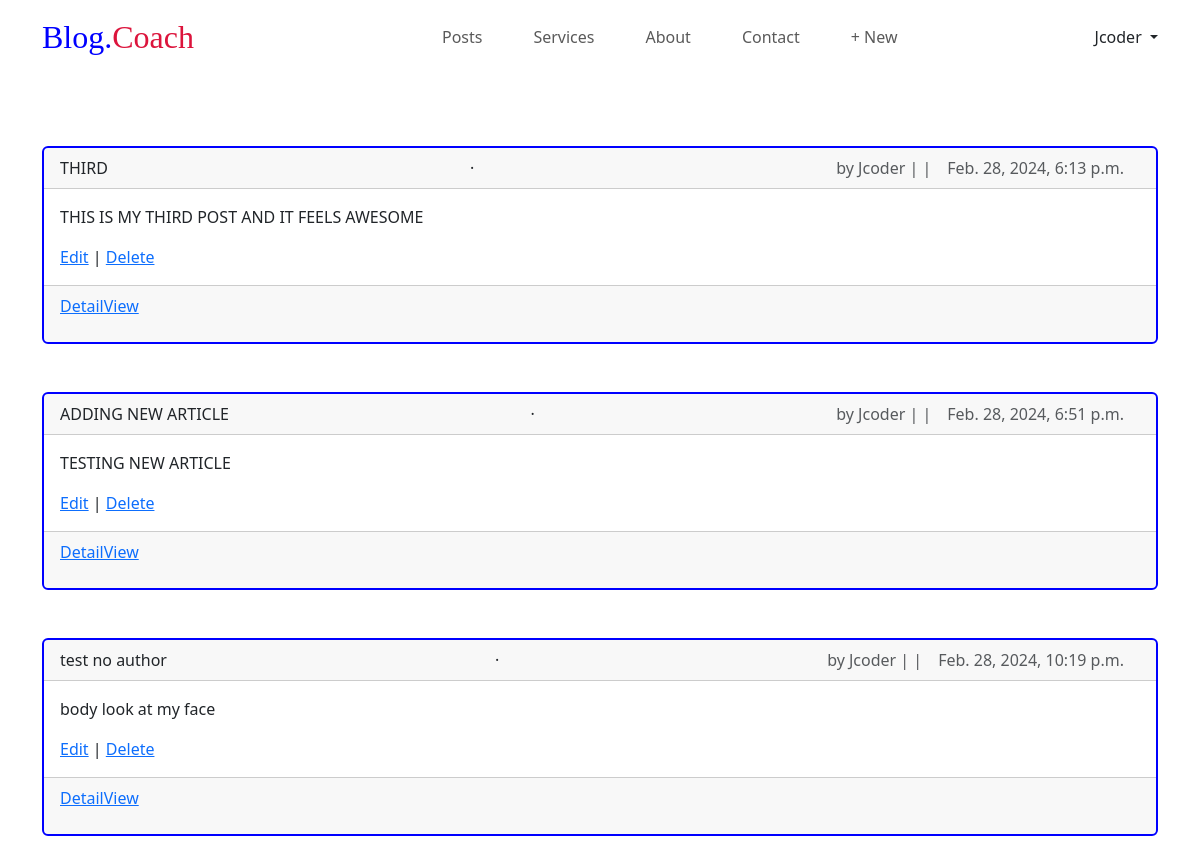
/articles/ (signed in), run on the app's committed database.
### accounts/models.py (models this page shows)
class CustomUser(AbstractUser):
    age = models.PositiveIntegerField(null=True, blank=True)

### Articles/models.py (models this page shows, shortened)
class Article(models.Model):
    title = models.CharField(max_length=255)
    body = models.TextField()
    date = models.DateTimeField(auto_now_add=True)
    author = models.ForeignKey(
        settings.AUTH_USER_MODEL,
        on_delete=models.CASCADE,
    )

### Articles/views.py (the view)
# urls.py: path("", ArticleListView.as_view(), name="article_list"),
class ArticleListView(ListView):
    model = Article
    template_name = "article_list.html"

### templates/article_list.html (shortened to what this page needs)
{% extends "base.html" %}
{% block content %}
{% for article in article_list %}
<div class="container">
<div class="card ">
    <div class="card-header  d-flex">
        <span class="font-weight-bold">{{ article.title }}</span>
        &middot;
        <span class="text-muted ">by  {{ article.author }} | |<span class="px-3">{{ article.date }}</span></span>
    </div>
    <div class="card-body ">
        <p>{{ article.body }}</p>
        {%if user.is_authenticated%}
            <a href="{% url 'article_edit' article.pk %}">Edit</a> |
            <a href="{% url 'article_delete' article.pk %}">Delete</a>
        {% endif %}
    </div>
    <div class="card-footer d-flex justify-content-space-arround">
        <p><a href="{% url 'article_detail' article.pk %}">DetailView</a></p>
    </div>
</div>
</div >
{% endfor %}
{% endblock content %}

### templates/base.html (shortened to what this page needs)
{% load static %}
<!DOCTYPE html>
<html lang="en">
<head>
    <link rel="stylesheet" href="{%static './node_modules/bootstrap/dist/css/bootstrap.min.css'%}">
    <link rel="stylesheet" href="{% static 'styles.css'%}">
</head>
<body>
    <header>
        <nav class="navbar navbar-expand-lg ">
            <div class="container">
                <a class="navbar-brand" href="#">Blog.<span>Coach</span> </a>
                <div class="collapse navbar-collapse" id="navbarSupportedContent">
                    <ul class="navbar-nav m-auto mb-2 mb-lg-0">
                        <li class="nav-item">
                            <a class="nav-link " href="{%url 'article_list' %}">Posts</a>
                        </li>
                        <li class="nav-item">
                            <a class="nav-link" href="#">Services</a>
                        </li>
                        <li class="nav-item ">
                            <a class="nav-link " href="#"> About </a>
                        </li>
                        <li class="nav-item">
                            <a class="nav-link " href="#">Contact</a>
                        </li>
                    {% if user.is_authenticated%}
                        <li class ="nav-item">
                            <a href="{% url 'article_new' %}" class="nav-link "> &plus; New</a>
                        </li>
                    </ul>
                        <div class="dropdown ">
                            <a href="#" class="d-block link-dark text-decoration-none dropdown-toggle" id="dropdownUser1" data-bs-toggle="dropdown" aria-expanded="false">
                            {{ user.username }}
                            </a>
                        </div>
                    {% else %}
                        <form class="d-flex ">
                            <button class="btn0 "> <a class="text-decoration-none text-light"href="{% url 'signup' %}">SignUp </a></button>
                            <button class="btn1 mx-2"> <a class="text-decoration-none text-light" href="{% url 'login' %}">Log In</a></button>
                        </form>
                    {% endif %}
                </div>
            </div>
        </nav>
    </header>
    <main>
        {% block content%}
        {%endblock content%}
    </main>
</body>
</html>

### static/styles.css (style rules this page uses)
* { padding: 0; margin: 0; box-sizing: border-box; }
.navbar-brand { font-family: 'Dancing Script', cursive; font-size: 2rem; color: blue; }
.navbar-brand span { color: crimson; }
.nav-item { color: gray !important; font-weight: 500; padding-left: 35px; }
main { margin-top: 6%; }
.d-flex { justify-content: space-between; }
.card { margin-bottom: 3rem; border: 2px solid blue; }

### data on the page
CustomUser: username "Jcoder"
Article: title "THIRD", author "Jcoder", date "Feb. 28, 2024, 6:13 p.m.", body "THIS IS MY THIRD POST AND IT FEELS AWESOME"
Article: title "ADDING NEW ARTICLE", author "Jcoder", date "Feb. 28, 2024, 6:51 p.m.", body "TESTING NEW ARTICLE"
Article: title "test no author", author "Jcoder", date "Feb. 28, 2024, 10:19 p.m.", body "body look at my face"
